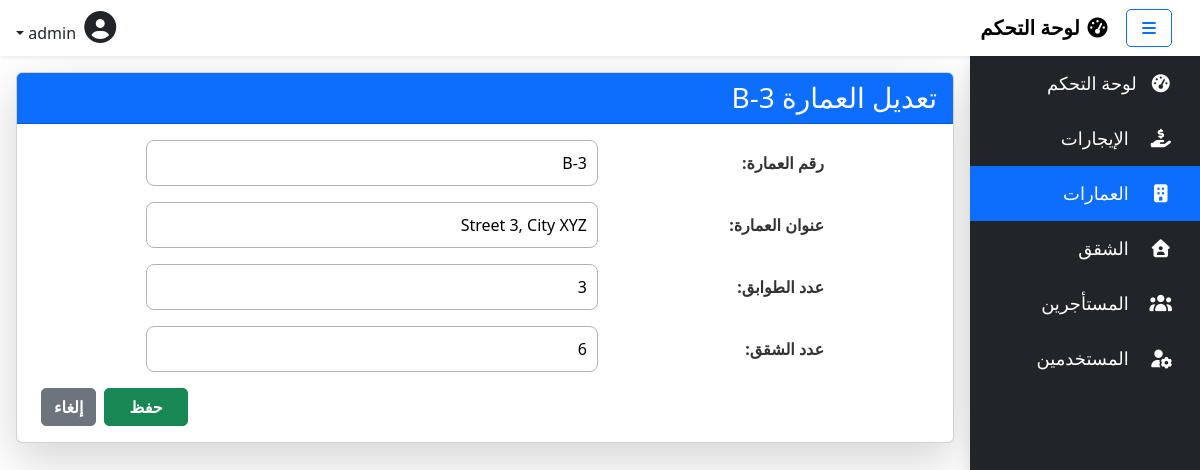
Page /buildings/3/update/ (signed in) on the committed database.
### rentals/models.py (models this page shows)
class Building(models.Model):
    building_number = models.CharField(max_length=3, unique=True, verbose_name="رقم العمارة")
    address = models.CharField(max_length=255, blank=True, verbose_name="عنوان العمارة")
    number_of_floors = models.IntegerField(verbose_name="عدد الطوابق", default=1)
    number_of_apartments = models.IntegerField(verbose_name="عدد الشقق", default=0)
    class Meta:
        verbose_name = "العمارة"
        verbose_name_plural = "العمارات"
    def __str__(self):
        return self.building_number

### rentals/views.py (the view)
# urls.py: path('buildings/<int:pk>/update/', views.BuildingFormView.as_view(), name='building_update'),
class BuildingFormView(PermissionRequiredMixin, FormViewMixin):
    model = Building
    form_class = BuildingForm
    template_name = 'buildings/form.html'
    success_url = reverse_lazy('building_list')
    permission_required = 'rentals.add_building'

### rentals/forms.py
class BuildingForm(forms.ModelForm):
    class Meta:
        model = Building
        fields = "__all__"
        can_delete=True

### rentals/views.py (called while the page is built)
    def get_object(self):
        pk = self.kwargs.get("pk")
        if pk:
            return get_object_or_404(self.model, pk=pk)
        return None

    def get_form_kwargs(self):
        kwargs = super().get_form_kwargs()
        obj = self.get_object()
        if obj:
            kwargs["instance"] = obj
        return kwargs

    def get_initial(self):
        obj = self.get_object()
        if obj:
            return {field.name: getattr(obj, field.name) for field in obj._meta.fields}
        return {}

    def get_context_data(self, **kwargs):
        context = super().get_context_data(**kwargs)
        context["object"] = self.get_object()
        return context

### rentals/templates/buildings/form.html (shortened to what this page needs)
{% extends 'base.html' %}
{% block content %}
<div class="container my-3">
  <div class="card shadow-lg">
    <div class="card-header {% if object %}bg-primary{% else %}bg-success{% endif %} text-white text-end">
      <h3 class="mb-0">{% if object %}تعديل العمارة {{object}}{% else %}إضافة عمارة{% endif %}</h3>
    </div>
    <div class="card-body">
      <form method="post" class="custom-form">
        <div class="mb-3">
          {{ form.as_p }}
        </div>
        <div class="d-flex justify-content-end">
          <button type="submit" class="btn btn-success px-4">حفظ</button>
          <a href="{% url 'building_list' %}" class="btn btn-secondary mx-2">إلغاء</a>
        </div>
      </form>
    </div>
  </div>
</div>
{% endblock %}

### static/css/styles.css (style rules this page uses)
.custom-form p { display: flex; margin-top: 0; margin-bottom: 1rem; align-items: center; justify-content: center; }
.custom-form label { font-weight: bold; color: #333; width: 25%; }
input, optgroup, select, textarea { width: 50%; min-width: 260px; }
.btn { border-radius: 5px; font-weight: bold; transition: background-color 0.3s ease; }
form input, form select, form textarea { border-radius: 8px; border: 1px solid #b1b3b4; padding: 10px; }

### rows in the picture
Building: building_number "B-3", address "Street 3, City XYZ", number_of_floors "3", number_of_apartments "6"
